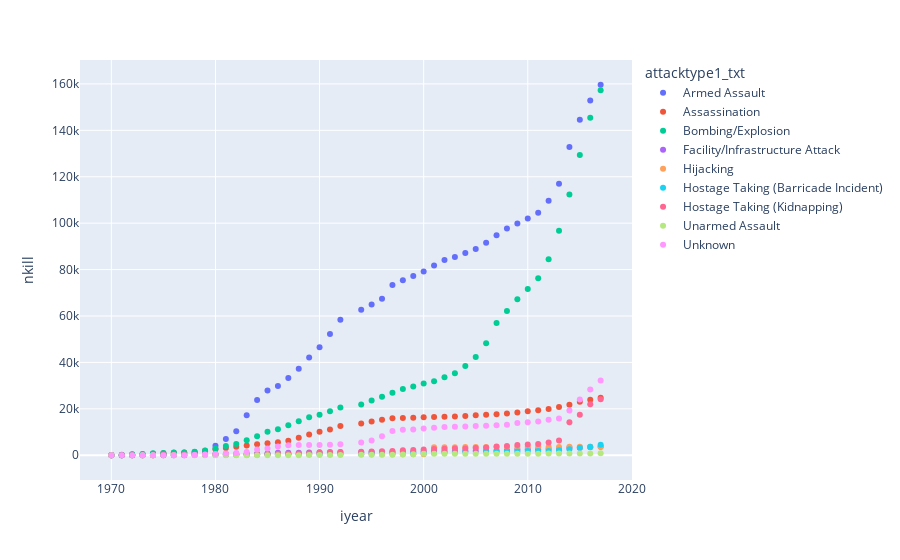

Here is the notebook cell this chart was saved with:
### Code cell
px.scatter(data_nmort_attaque_terroriste,x='iyear',y='nkill',color='attacktype1_txt')

### Figure 1 — Plotly figure (JSON) as saved in the notebook; plotly's stock layout.template omitted (floating-point values rounded to 4 significant figures)
{"data": [{"hovertemplate": "attacktype1_txt=Armed Assault<br>iyear=%{x}<br>nkill=%{y}<extra></extra>", "legendgroup": "Armed Assault", "marker": {"color": "#636efa", "symbol": "circle"}, "mode": "markers", "name": "Armed Assault", "orientation": "v", "showlegend": true, "type": "scatter", "x": [1970, 1971, 1972, 1973, 1974, 1975, 1976, 1977, 1978, 1979, 1980, 1981, 1982, 1983, 1984, 1985, 1986, 1987, 1988, 1989, 1990, 1991, 1992, 1994, 1995, 1996, 1997, 1998, 1999, 2000, 2001, 2002, 2003, 2004, 2005, 2006, 2007, 2008, 2009, 2010, 2011, 2012, 2013, 2014, 2015, 2016, 2017], "xaxis": "x", "y": [36, 50, 108, 149, 182, 406, 566, 707, 1019, 1562, 4063, 6997, 10371, 17265, 23808, 27901, 29821, 33254, 37285, 42099, 46560, 52256, 58402, 62745, 65001, 67424, 73396, 75419, 77215, 79150, 81811, 84182, 85411, 87178, 88887, 91592, 94771, 97650, 99900, 101973, 104447, 109667, 117005, 132822, 144539, 152907, 159640], "yaxis": "y"}, {"hovertemplate": "attacktype1_txt=Assassination<br>iyear=%{x}<br>nkill=%{y}<extra></extra>", "legendgroup": "Assassination", "marker": {"color": "#EF553B", "symbol": "circle"}, "mode": "markers", "name": "Assassination", "orientation": "v", "showlegend": true, "type": "scatter", "x": [1970, 1971, 1972, 1973, 1974, 1975, 1976, 1977, 1978, 1979, 1980, 1981, 1982, 1983, 1984, 1985, 1986, 1987, 1988, 1989, 1990, 1991, 1992, 1994, 1995, 1996, 1997, 1998, 1999, 2000, 2001, 2002, 2003, 2004, 2005, 2006, 2007, 2008, 2009, 2010, 2011, 2012, 2013, 2014, 2015, 2016, 2017], "xaxis": "x", "y": [17, 88, 296, 467, 628, 838, 1070, 1209, 1452, 1937, 2638, 3094, 3675, 4148, 4721, 5120, 5580, 6284, 7539, 8939, 10114, 11105, 12656, 13660, 14512, 15295, 15991, 16031, 16106, 16320, 16464, 16571, 16714, 16884, 17233, 17476, 17665, 18030, 18445, 18928, 19409, 19964, 20798, 21790, 23021, 23950, 24776], "yaxis": "y"}, {"hovertemplate": "attacktype1_txt=Bombing/Explosion<br>iyear=%{x}<br>nkill=%{y}<extra></extra>", "legendgroup": "Bombing/Explosion", "marker": {"color": "#00cc96", "symbol": "circle"}, "mode": "markers", "name": "Bombing/Explosion", "orientation": "v", "showlegend": true, "type": "scatter", "x": [1970, 1971, 1972, 1973, 1974, 1975, 1976, 1977, 1978, 1979, 1980, 1981, 1982, 1983, 1984, 1985, 1986, 1987, 1988, 1989, 1990, 1991, 1992, 1994, 1995, 1996, 1997, 1998, 1999, 2000, 2001, 2002, 2003, 2004, 2005, 2006, 2007, 2008, 2009, 2010, 2011, 2012, 2013, 2014, 2015, 2016, 2017], "xaxis": "x", "y": [96, 175, 456, 531, 817, 950, 1172, 1203, 1520, 2084, 2917, 3960, 4817, 6434, 8141, 10105, 11222, 12956, 14663, 16404, 17419, 18927, 20574, 21830, 23538, 25178, 26900, 28518, 29628, 30883, 31875, 33629, 35304, 38412, 42339, 48233, 56937, 62200, 67267, 71654, 76252, 84436, 96715, 112315, 129374, 145404, 157235], "yaxis": "y"}, {"hovertemplate": "attacktype1_txt=Facility/Infrastructure Attack<br>iyear=%{x}<br>nkill=%{y}<extra></extra>", "legendgroup": "Facility/Infrastructure Attack", "marker": {"color": "#ab63fa", "symbol": "circle"}, "mode": "markers", "name": "Facility/Infrastructure Attack", "orientation": "v", "showlegend": true, "type": "scatter", "x": [1970, 1971, 1972, 1973, 1974, 1975, 1976, 1977, 1978, 1979, 1980, 1981, 1982, 1983, 1984, 1985, 1986, 1987, 1988, 1989, 1990, 1991, 1992, 1994, 1995, 1996, 1997, 1998, 1999, 2000, 2001, 2002, 2003, 2004, 2005, 2006, 2007, 2008, 2009, 2010, 2011, 2012, 2013, 2014, 2015, 2016, 2017], "xaxis": "x", "y": [7, 8, 9, 9, 9, 9, 15, 17, 451, 495, 524, 563, 587, 606, 691, 781, 1093, 1102, 1130, 1146, 1156, 1195, 1311, 1343, 1379, 1395, 1439, 1478, 1508, 1660, 1793, 1794, 1796, 1824, 1840, 1907, 2024, 2061, 2509, 2543, 2589, 2677, 2816, 3188, 3283, 3474, 3640], "yaxis": "y"}, {"hovertemplate": "attacktype1_txt=Hijacking<br>iyear=%{x}<br>nkill=%{y}<extra></extra>", "legendgroup": "Hijacking", "marker": {"color": "#FFA15A", "symbol": "circle"}, "mode": "markers", "name": "Hijacking", "orientation": "v", "showlegend": true, "type": "scatter", "x": [1970, 1971, 1972, 1973, 1974, 1975, 1976, 1977, 1979, 1980, 1981, 1982, 1983, 1984, 1985, 1986, 1987, 1988, 1989, 1990, 1991, 1992, 1994, 1995, 1996, 1997, 1998, 1999, 2000, 2001, 2002, 2003, 2004, 2005, 2006, 2007, 2008, 2009, 2010, 2011, 2012, 2013, 2014, 2015, 2016, 2017], "xaxis": "x", "y": [1, 1, 6, 40, 41, 41, 68, 175, 175, 175, 184, 186, 186, 214, 297, 396, 397, 409, 412, 422, 427, 428, 446, 457, 462, 462, 463, 470, 470, 3475, 3481, 3481, 3527, 3539, 3541, 3542, 3564, 3566, 3567, 3569, 3569, 3582, 3610, 3666, 3693, 3715], "yaxis": "y"}, {"hovertemplate": "attacktype1_txt=Hostage Taking (Barricade Incident)<br>iyear=%{x}<br>nkill=%{y}<extra></extra>", "legendgroup": "Hostage Taking (Barricade Incident)", "marker": {"color": "#19d3f3", "symbol": "circle"}, "mode": "markers", "name": "Hostage Taking (Barricade Incident)", "orientation": "v", "showlegend": true, "type": "scatter", "x": [1970, 1971, 1972, 1973, 1974, 1975, 1976, 1977, 1978, 1979, 1980, 1981, 1982, 1983, 1984, 1985, 1986, 1987, 1988, 1989, 1990, 1991, 1992, 1994, 1995, 1996, 1997, 1999, 2000, 2001, 2002, 2003, 2004, 2006, 2007, 2008, 2009, 2010, 2011, 2012, 2013, 2014, 2015, 2016, 2017], "xaxis": "x", "y": [0, 0, 0, 38, 73, 108, 124, 125, 177, 197, 206, 214, 240, 241, 445, 465, 467, 473, 474, 495, 495, 506, 512, 572, 816, 963, 967, 967, 967, 984, 1154, 1160, 1530, 1535, 1545, 1654, 1654, 1803, 1810, 1875, 2137, 2571, 3283, 3664, 4478], "yaxis": "y"}, {"hovertemplate": "attacktype1_txt=Hostage Taking (Kidnapping)<br>iyear=%{x}<br>nkill=%{y}<extra></extra>", "legendgroup": "Hostage Taking (Kidnapping)", "marker": {"color": "#FF6692", "symbol": "circle"}, "mode": "markers", "name": "Hostage Taking (Kidnapping)", "orientation": "v", "showlegend": true, "type": "scatter", "x": [1970, 1971, 1972, 1973, 1974, 1975, 1976, 1977, 1978, 1979, 1980, 1981, 1982, 1983, 1984, 1985, 1986, 1987, 1988, 1989, 1990, 1991, 1992, 1994, 1995, 1996, 1997, 1998, 1999, 2000, 2001, 2002, 2003, 2004, 2005, 2006, 2007, 2008, 2009, 2010, 2011, 2012, 2013, 2014, 2015, 2016, 2017], "xaxis": "x", "y": [10, 12, 24, 35, 49, 57, 64, 84, 108, 188, 295, 345, 376, 402, 452, 482, 623, 691, 770, 865, 1259, 1375, 1421, 1537, 1620, 1715, 1840, 2178, 2271, 2479, 2741, 2848, 2905, 2962, 3102, 3347, 3796, 4022, 4385, 4647, 4891, 5542, 6393, 14213, 17401, 22006, 24129], "yaxis": "y"}, {"hovertemplate": "attacktype1_txt=Unarmed Assault<br>iyear=%{x}<br>nkill=%{y}<extra></extra>", "legendgroup": "Unarmed Assault", "marker": {"color": "#B6E880", "symbol": "circle"}, "mode": "markers", "name": "Unarmed Assault", "orientation": "v", "showlegend": true, "type": "scatter", "x": [1970, 1973, 1974, 1976, 1978, 1979, 1980, 1981, 1982, 1983, 1984, 1985, 1986, 1987, 1988, 1989, 1990, 1991, 1992, 1994, 1995, 1996, 1997, 1998, 1999, 2000, 2001, 2002, 2003, 2004, 2005, 2006, 2007, 2008, 2009, 2010, 2011, 2012, 2013, 2014, 2015, 2016, 2017], "xaxis": "x", "y": [0, 0, 1, 1, 8, 11, 16, 17, 19, 19, 19, 24, 27, 48, 49, 67, 89, 94, 99, 179, 213, 224, 232, 333, 401, 604, 624, 634, 647, 647, 651, 653, 660, 673, 682, 688, 694, 703, 705, 739, 771, 801, 879], "yaxis": "y"}, {"hovertemplate": "attacktype1_txt=Unknown<br>iyear=%{x}<br>nkill=%{y}<extra></extra>", "legendgroup": "Unknown", "marker": {"color": "#FF97FF", "symbol": "circle"}, "mode": "markers", "name": "Unknown", "orientation": "v", "showlegend": true, "type": "scatter", "x": [1970, 1971, 1972, 1973, 1974, 1975, 1976, 1977, 1978, 1979, 1980, 1981, 1982, 1983, 1984, 1985, 1986, 1987, 1988, 1989, 1990, 1991, 1992, 1994, 1995, 1996, 1997, 1998, 1999, 2000, 2001, 2002, 2003, 2004, 2005, 2006, 2007, 2008, 2009, 2010, 2011, 2012, 2013, 2014, 2015, 2016, 2017], "xaxis": "x", "y": [4, 5, 6, 6, 13, 15, 17, 27, 78, 335, 506, 788, 992, 1363, 2462, 2870, 3786, 4275, 4369, 4407, 4454, 4493, 4691, 5440, 6319, 8161, 10436, 10952, 11132, 11479, 11895, 12120, 12233, 12428, 12601, 12757, 12911, 13142, 13848, 14230, 14567, 15292, 15847, 19240, 24003, 28313, 32165], "yaxis": "y"}], "layout": {"legend": {"title": {"text": "attacktype1_txt"}, "tracegroupgap": 0}, "margin": {"t": 60}, "xaxis": {"anchor": "y", "domain": [0, 1], "title": {"text": "iyear"}}, "yaxis": {"anchor": "x", "domain": [0, 1], "title": {"text": "nkill"}}}}
